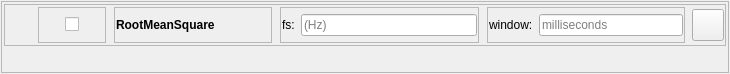
<?xml version="1.0" encoding="UTF-8"?>
<ui version="4.0">
 <class>topLevelForm</class>
 <widget class="QWidget" name="topLevelForm">
  <property name="geometry">
   <rect>
    <x>0</x>
    <y>0</y>
    <width>730</width>
    <height>74</height>
   </rect>
  </property>
  <property name="sizePolicy">
   <sizepolicy hsizetype="Preferred" vsizetype="Minimum">
    <horstretch>0</horstretch>
    <verstretch>0</verstretch>
   </sizepolicy>
  </property>
  <property name="maximumSize">
   <size>
    <width>800</width>
    <height>100</height>
   </size>
  </property>
  <property name="windowTitle">
   <string>Form</string>
  </property>
  <layout class="QVBoxLayout" name="verticalLayout">
   <property name="leftMargin">
    <number>1</number>
   </property>
   <property name="topMargin">
    <number>1</number>
   </property>
   <property name="rightMargin">
    <number>1</number>
   </property>
   <property name="bottomMargin">
    <number>1</number>
   </property>
   <item>
    <widget class="QFrame" name="frame_6">
     <property name="frameShape">
      <enum>QFrame::StyledPanel</enum>
     </property>
     <property name="frameShadow">
      <enum>QFrame::Raised</enum>
     </property>
     <layout class="QVBoxLayout" name="verticalLayout_3">
      <property name="leftMargin">
       <number>1</number>
      </property>
      <property name="topMargin">
       <number>1</number>
      </property>
      <property name="rightMargin">
       <number>1</number>
      </property>
      <property name="bottomMargin">
       <number>1</number>
      </property>
      <item>
       <widget class="QWidget" name="DataProcessorSettingsWidget" native="true">
        <layout class="QHBoxLayout" name="horizontalLayout_10">
         <property name="leftMargin">
          <number>1</number>
         </property>
         <property name="topMargin">
          <number>1</number>
         </property>
         <property name="rightMargin">
          <number>1</number>
         </property>
         <property name="bottomMargin">
          <number>1</number>
         </property>
         <item>
          <widget class="QFrame" name="frame">
           <property name="sizePolicy">
            <sizepolicy hsizetype="Preferred" vsizetype="Minimum">
             <horstretch>0</horstretch>
             <verstretch>0</verstretch>
            </sizepolicy>
           </property>
           <property name="frameShape">
            <enum>QFrame::StyledPanel</enum>
           </property>
           <property name="frameShadow">
            <enum>QFrame::Raised</enum>
           </property>
           <layout class="QHBoxLayout" name="horizontalLayout_12">
            <property name="leftMargin">
             <number>1</number>
            </property>
            <property name="topMargin">
             <number>1</number>
            </property>
            <property name="rightMargin">
             <number>1</number>
            </property>
            <property name="bottomMargin">
             <number>1</number>
            </property>
            <item>
             <widget class="QLabel" name="DataProcessorStateLabel">
              <property name="sizePolicy">
               <sizepolicy hsizetype="Fixed" vsizetype="Minimum">
                <horstretch>0</horstretch>
                <verstretch>0</verstretch>
               </sizepolicy>
              </property>
              <property name="minimumSize">
               <size>
                <width>25</width>
                <height>0</height>
               </size>
              </property>
              <property name="text">
               <string/>
              </property>
             </widget>
            </item>
            <item>
             <widget class="QWidget" name="ActivateCheckboxWidget" native="true">
              <property name="sizePolicy">
               <sizepolicy hsizetype="Fixed" vsizetype="Minimum">
                <horstretch>0</horstretch>
                <verstretch>0</verstretch>
               </sizepolicy>
              </property>
              <property name="minimumSize">
               <size>
                <width>70</width>
                <height>0</height>
               </size>
              </property>
              <layout class="QHBoxLayout" name="horizontalLayout_3">
               <property name="leftMargin">
                <number>1</number>
               </property>
               <property name="topMargin">
                <number>1</number>
               </property>
               <property name="rightMargin">
                <number>1</number>
               </property>
               <property name="bottomMargin">
                <number>1</number>
               </property>
               <item>
                <widget class="QFrame" name="frame_1">
                 <property name="frameShape">
                  <enum>QFrame::StyledPanel</enum>
                 </property>
                 <property name="frameShadow">
                  <enum>QFrame::Raised</enum>
                 </property>
                 <layout class="QHBoxLayout" name="horizontalLayout_7">
                  <property name="leftMargin">
                   <number>1</number>
                  </property>
                  <property name="topMargin">
                   <number>1</number>
                  </property>
                  <property name="rightMargin">
                   <number>1</number>
                  </property>
                  <property name="bottomMargin">
                   <number>1</number>
                  </property>
                  <item alignment="Qt::AlignHCenter">
                   <widget class="QCheckBox" name="ActivateDataProcessorCheckbox">
                    <property name="layoutDirection">
                     <enum>Qt::RightToLeft</enum>
                    </property>
                    <property name="text">
                     <string/>
                    </property>
                   </widget>
                  </item>
                 </layout>
                </widget>
               </item>
              </layout>
             </widget>
            </item>
            <item>
             <widget class="QWidget" name="dataProessorNameWidget" native="true">
              <property name="sizePolicy">
               <sizepolicy hsizetype="Fixed" vsizetype="Minimum">
                <horstretch>0</horstretch>
                <verstretch>0</verstretch>
               </sizepolicy>
              </property>
              <property name="minimumSize">
               <size>
                <width>160</width>
                <height>0</height>
               </size>
              </property>
              <layout class="QHBoxLayout" name="horizontalLayout_2">
               <property name="leftMargin">
                <number>1</number>
               </property>
               <property name="topMargin">
                <number>1</number>
               </property>
               <property name="rightMargin">
                <number>1</number>
               </property>
               <property name="bottomMargin">
                <number>1</number>
               </property>
               <item>
                <widget class="QFrame" name="frame_2">
                 <property name="frameShape">
                  <enum>QFrame::StyledPanel</enum>
                 </property>
                 <property name="frameShadow">
                  <enum>QFrame::Raised</enum>
                 </property>
                 <layout class="QHBoxLayout" name="horizontalLayout_4">
                  <property name="leftMargin">
                   <number>1</number>
                  </property>
                  <property name="topMargin">
                   <number>1</number>
                  </property>
                  <property name="rightMargin">
                   <number>1</number>
                  </property>
                  <property name="bottomMargin">
                   <number>1</number>
                  </property>
                  <item>
                   <widget class="QLabel" name="dataProcessorNameLabel">
                    <property name="enabled">
                     <bool>true</bool>
                    </property>
                    <property name="sizePolicy">
                     <sizepolicy hsizetype="Expanding" vsizetype="Fixed">
                      <horstretch>0</horstretch>
                      <verstretch>0</verstretch>
                     </sizepolicy>
                    </property>
                    <property name="minimumSize">
                     <size>
                      <width>0</width>
                      <height>32</height>
                     </size>
                    </property>
                    <property name="maximumSize">
                     <size>
                      <width>200</width>
                      <height>32</height>
                     </size>
                    </property>
                    <property name="font">
                     <font>
                      <bold>true</bold>
                     </font>
                    </property>
                    <property name="text">
                     <string>RootMeanSquare</string>
                    </property>
                   </widget>
                  </item>
                 </layout>
                </widget>
               </item>
              </layout>
             </widget>
            </item>
            <item>
             <widget class="QWidget" name="fsWidget" native="true">
              <property name="sizePolicy">
               <sizepolicy hsizetype="Preferred" vsizetype="Minimum">
                <horstretch>0</horstretch>
                <verstretch>0</verstretch>
               </sizepolicy>
              </property>
              <layout class="QHBoxLayout" name="horizontalLayout_6">
               <property name="leftMargin">
                <number>1</number>
               </property>
               <property name="topMargin">
                <number>1</number>
               </property>
               <property name="rightMargin">
                <number>1</number>
               </property>
               <property name="bottomMargin">
                <number>1</number>
               </property>
               <item>
                <widget class="QFrame" name="frame_4">
                 <property name="frameShape">
                  <enum>QFrame::StyledPanel</enum>
                 </property>
                 <property name="frameShadow">
                  <enum>QFrame::Raised</enum>
                 </property>
                 <layout class="QHBoxLayout" name="horizontalLayout">
                  <property name="leftMargin">
                   <number>1</number>
                  </property>
                  <property name="topMargin">
                   <number>1</number>
                  </property>
                  <property name="rightMargin">
                   <number>1</number>
                  </property>
                  <property name="bottomMargin">
                   <number>1</number>
                  </property>
                  <item>
                   <widget class="QLabel" name="fsLabel">
                    <property name="text">
                     <string>fs:</string>
                    </property>
                   </widget>
                  </item>
                  <item>
                   <widget class="QLineEdit" name="fsLineEdit">
                    <property name="text">
                     <string/>
                    </property>
                    <property name="placeholderText">
                     <string>(Hz)</string>
                    </property>
                   </widget>
                  </item>
                 </layout>
                </widget>
               </item>
              </layout>
             </widget>
            </item>
            <item>
             <widget class="QWidget" name="windowWidget" native="true">
              <property name="sizePolicy">
               <sizepolicy hsizetype="Preferred" vsizetype="Minimum">
                <horstretch>0</horstretch>
                <verstretch>0</verstretch>
               </sizepolicy>
              </property>
              <layout class="QHBoxLayout" name="horizontalLayout_11">
               <property name="leftMargin">
                <number>1</number>
               </property>
               <property name="topMargin">
                <number>1</number>
               </property>
               <property name="rightMargin">
                <number>1</number>
               </property>
               <property name="bottomMargin">
                <number>1</number>
               </property>
               <item>
                <widget class="QFrame" name="frame_5">
                 <property name="frameShape">
                  <enum>QFrame::StyledPanel</enum>
                 </property>
                 <property name="frameShadow">
                  <enum>QFrame::Raised</enum>
                 </property>
                 <layout class="QHBoxLayout" name="horizontalLayout_9">
                  <property name="leftMargin">
                   <number>1</number>
                  </property>
                  <property name="topMargin">
                   <number>1</number>
                  </property>
                  <property name="rightMargin">
                   <number>1</number>
                  </property>
                  <property name="bottomMargin">
                   <number>1</number>
                  </property>
                  <item>
                   <widget class="QLabel" name="windowLabel">
                    <property name="text">
                     <string>window:</string>
                    </property>
                   </widget>
                  </item>
                  <item>
                   <widget class="QLineEdit" name="windowLineEdit">
                    <property name="text">
                     <string/>
                    </property>
                    <property name="placeholderText">
                     <string>milliseconds</string>
                    </property>
                   </widget>
                  </item>
                 </layout>
                </widget>
               </item>
              </layout>
             </widget>
            </item>
            <item>
             <widget class="QPushButton" name="removeDataProcessorBtn">
              <property name="sizePolicy">
               <sizepolicy hsizetype="Fixed" vsizetype="Minimum">
                <horstretch>0</horstretch>
                <verstretch>0</verstretch>
               </sizepolicy>
              </property>
              <property name="minimumSize">
               <size>
                <width>32</width>
                <height>32</height>
               </size>
              </property>
              <property name="maximumSize">
               <size>
                <width>32</width>
                <height>32</height>
               </size>
              </property>
              <property name="text">
               <string/>
              </property>
             </widget>
            </item>
           </layout>
          </widget>
         </item>
        </layout>
       </widget>
      </item>
      <item>
       <widget class="QWidget" name="DataProcessorEvokeMessageWidget" native="true">
        <layout class="QHBoxLayout" name="horizontalLayout_13">
         <property name="leftMargin">
          <number>1</number>
         </property>
         <property name="topMargin">
          <number>1</number>
         </property>
         <property name="rightMargin">
          <number>1</number>
         </property>
         <property name="bottomMargin">
          <number>1</number>
         </property>
         <item>
          <widget class="QLabel" name="DataProcessorEvokeMessageLabel">
           <property name="text">
            <string/>
           </property>
          </widget>
         </item>
        </layout>
       </widget>
      </item>
     </layout>
    </widget>
   </item>
  </layout>
 </widget>
 <resources/>
 <connections/>
</ui>
